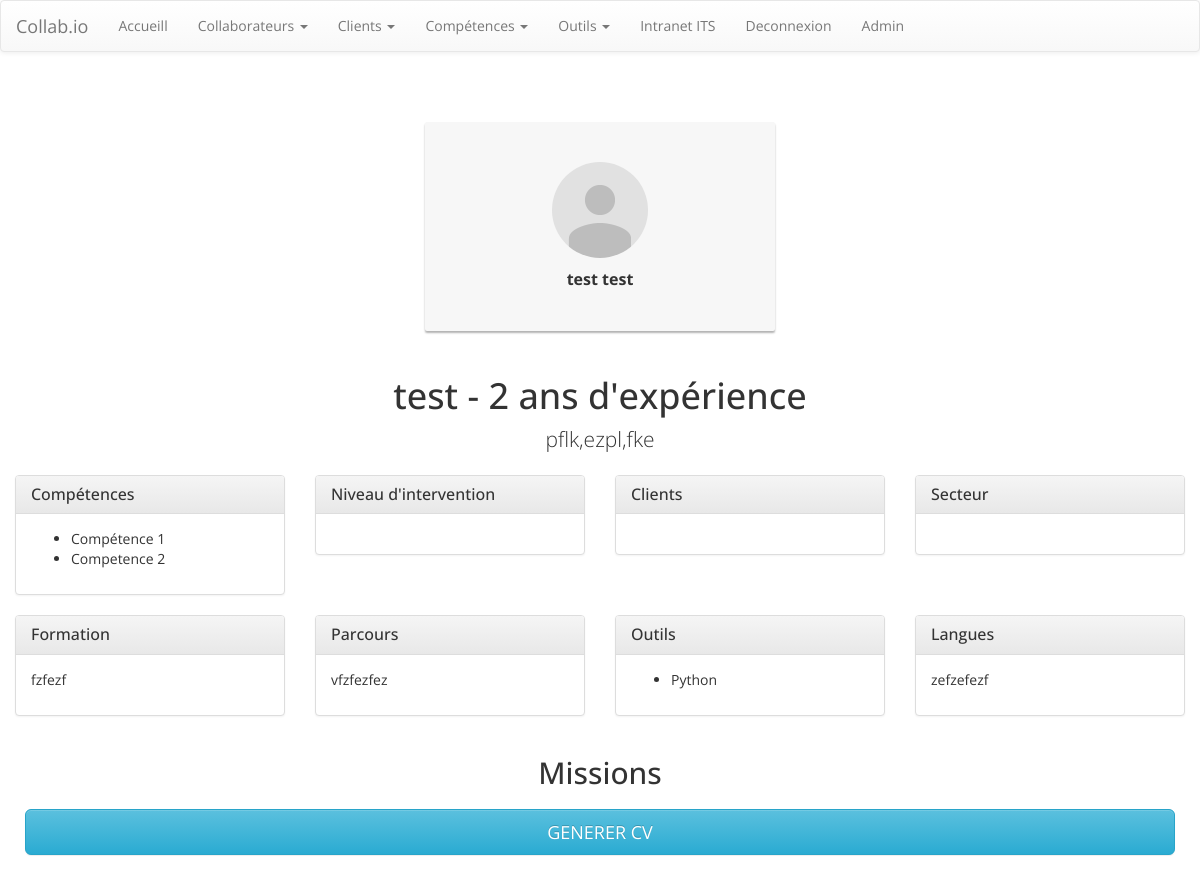
The app's page /consultant/3/ (signed in), older data.
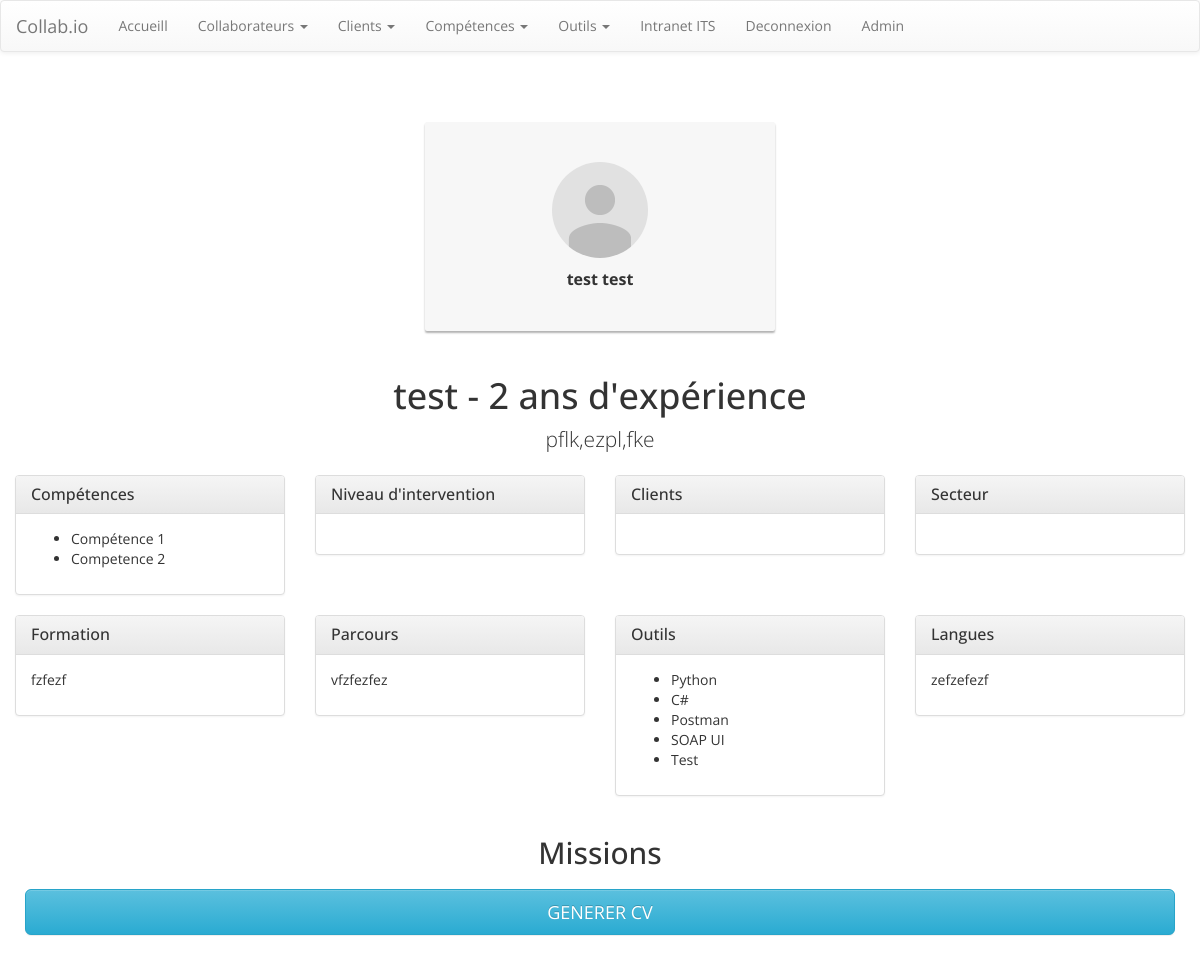
The same page, newer data.
### collab/models.py (models this page shows)
class competences(models.Model):
    nomCompetence = models.CharField(max_length=250)
    famille = models.ForeignKey(familleCompetences, on_delete=models.CASCADE)
    def __str__(self):
        return self.nomCompetence

class outils(models.Model):
    nomOutil = models.CharField(max_length=250)
    famille = models.ForeignKey(familleOutils, on_delete=models.CASCADE)
    def __str__(self):
        return self.nomOutil

### collab/views.py (the view)
# urls.py: path('consultant/<int:collaborateurs_id>/', views.collaborateur_detail, name='collaborateur_detail'),
def collaborateur_detail(request, collaborateurs_id):
    collab = get_object_or_404(collaborateurs, pk=collaborateurs_id)
    mission_du_collab = experiences.objects.filter(collaborateurMission=collaborateurs_id)
    template = loader.get_template('collab/detail_consultant2.html')
    context={'collab':collab, 'mission_du_collab':mission_du_collab}
    return HttpResponse(template.render(context, request))

### collab/templatetags/collab_extras.py (called while the page is built)
@register.filter(name='liste_client_par_consultant')
def liste_client_par_consultant(id_consultant):
    liste_expe = experiences.objects.filter(collaborateurMission=id_consultant)
    liste_client=[]
    for expe in liste_expe:
        nom_client = expe.client
        if nom_client in liste_client:
            pass
        else:
           liste_client.append(nom_client)
    return liste_client

@register.filter(name='liste_niveau_inter_consult')
def liste_niveau_inter_consult(id_consultant):
    liste_expe = experiences.objects.filter(collaborateurMission=id_consultant)
    liste_niv=[]
    for expe in liste_expe:
        niveau = expe.niveauIntervention
        if niveau in liste_niv:
            pass
        else:
           liste_niv.append(niveau)
    return liste_niv

@register.filter(name='liste_secteur_consultant')
def liste_secteur_consultant(id_consultant):
    liste_expe = experiences.objects.filter(collaborateurMission=id_consultant)
    liste_secteur=[]
    for expe in liste_expe:
        secteur = expe.client.domaineClient
        if secteur in liste_secteur:
            pass
        else:
           liste_secteur.append(secteur)
    return liste_secteur

### collab/templates/collab/detail_consultant2.html (shortened to what the changed rows need)
{% extends 'collab/base.html' %}
{% load collab_extras %}
{% load static %}
{% block content %}
    <div class="container" id="container">
        <div class="row">
            <div class="col-md-12">
                {% if collab.nbAnneeExperience == '1' %}
                <h1 class="text-center">{{collab.titreCollaborateur}} - {{collab.nbAnneeExperience}} an d'expérience</h1>
                {% else %}
                <h1 class="text-center">{{collab.titreCollaborateur}} - {{collab.nbAnneeExperience}} ans d'expérience</h1>
                {% endif %}
            </div>
        </div>
        <div class="row">
            <div class="col-lg-3 col-md-3">
                <div class="panel panel-default">
                    <div class="panel-body">
                        <ul>
                            {% for compe in collab.listeCompetencesCles.all %}
                            <li>{{compe}}</li>
                            {% empty %}
                            empty list!
                            {% endfor %}
                        </ul>
                    </div>
                </div>
            </div>
        </div>
        <div class="row">
            <div class="col-lg-3 col-md-3">
                <div class="panel panel-default">
                    <div class="panel-body">
                        <ul>
                            {% for outil in collab.outilsCollaborateur.all %}
                            <li>{{outil}}</li>
                            {% empty %}
                            empty list!
                            {% endfor %}
                        </ul>
                    </div>
                </div>
            </div>
        </div>
        <div class="row">
            <div class="col-md-12">
                <h2 class="text-center">Missions </h2></div>
        </div>
    </div>
{% endblock %}

Row changes from the older to the newer data that the page shows:
added outils: nomOutil "C#"
added outils: nomOutil "Postman"
added outils: nomOutil "SOAP UI"
added outils: nomOutil "Test"
